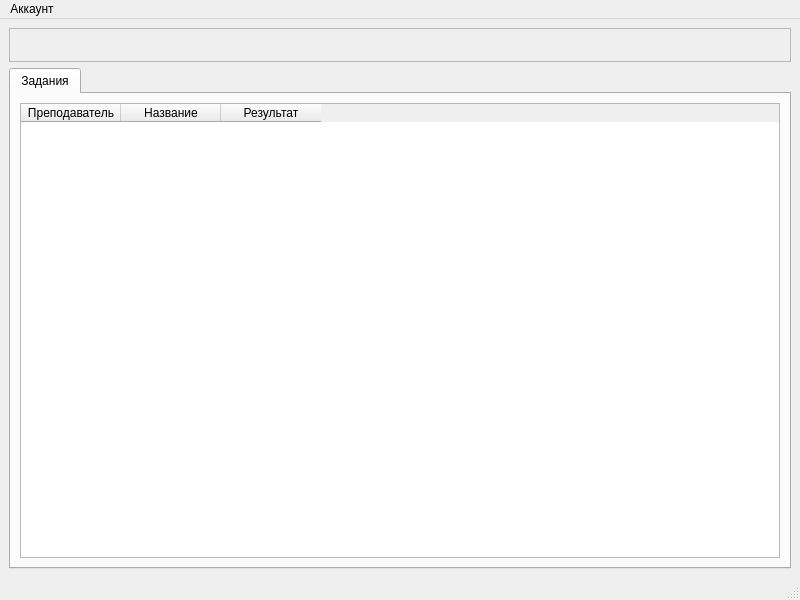
<?xml version="1.0" encoding="UTF-8"?>
<ui version="4.0">
 <class>MainWindow</class>
 <widget class="QMainWindow" name="MainWindow">
  <property name="geometry">
   <rect>
    <x>0</x>
    <y>0</y>
    <width>800</width>
    <height>600</height>
   </rect>
  </property>
  <property name="windowTitle">
   <string>MainWindow</string>
  </property>
  <widget class="QWidget" name="centralwidget">
   <layout class="QGridLayout" name="gridLayout_3">
    <item row="0" column="0">
     <widget class="QFrame" name="frame">
      <property name="frameShape">
       <enum>QFrame::StyledPanel</enum>
      </property>
      <property name="frameShadow">
       <enum>QFrame::Raised</enum>
      </property>
      <layout class="QGridLayout" name="gridLayout">
       <item row="0" column="0">
        <widget class="QLabel" name="label">
         <property name="text">
          <string/>
         </property>
        </widget>
       </item>
      </layout>
     </widget>
    </item>
    <item row="1" column="0">
     <widget class="QTabWidget" name="tabWidget">
      <property name="currentIndex">
       <number>0</number>
      </property>
      <widget class="QWidget" name="tasks">
       <attribute name="title">
        <string>Задания</string>
       </attribute>
       <layout class="QVBoxLayout" name="verticalLayout_2">
        <item>
         <widget class="QTableWidget" name="tableWidget_2">
          <column>
           <property name="text">
            <string>Преподаватель</string>
           </property>
          </column>
          <column>
           <property name="text">
            <string>Название</string>
           </property>
          </column>
          <column>
           <property name="text">
            <string>Результат</string>
           </property>
          </column>
         </widget>
        </item>
       </layout>
      </widget>
     </widget>
    </item>
   </layout>
  </widget>
  <widget class="QMenuBar" name="menubar">
   <property name="geometry">
    <rect>
     <x>0</x>
     <y>0</y>
     <width>800</width>
     <height>19</height>
    </rect>
   </property>
   <widget class="QMenu" name="menu">
    <property name="title">
     <string>Аккаунт</string>
    </property>
    <addaction name="action"/>
   </widget>
   <addaction name="menu"/>
  </widget>
  <widget class="QStatusBar" name="statusbar"/>
  <action name="action">
   <property name="text">
    <string>Выйти</string>
   </property>
  </action>
  <action name="action_2">
   <property name="text">
    <string>Добавить</string>
   </property>
  </action>
 </widget>
 <resources/>
 <connections/>
</ui>
